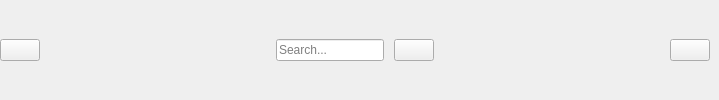
        <widget class="QWidget" name="widget" native="true">
         <property name="minimumSize">
          <size>
           <width>0</width>
           <height>40</height>
          </size>
         </property>
         <layout class="QHBoxLayout" name="horizontalLayout_4">
          <property name="spacing">
           <number>0</number>
          </property>
          <property name="leftMargin">
           <number>0</number>
          </property>
          <property name="topMargin">
           <number>0</number>
          </property>
          <property name="rightMargin">
           <number>9</number>
          </property>
          <property name="bottomMargin">
           <number>0</number>
          </property>
          <item>
           <widget class="QPushButton" name="change_btn">
            <property name="text">
             <string/>
            </property>
            <property name="icon">
             <iconset resource="../../PyQt5-Video-Book-main/#010_sidebar/resource.qrc">
              <normaloff>:/icon/icon/menu-4-32.ico</normaloff>:/icon/icon/menu-4-32.ico</iconset>
            </property>
            <property name="iconSize">
             <size>
              <width>14</width>
              <height>14</height>
             </size>
            </property>
            <property name="checkable">
             <bool>true</bool>
            </property>
           </widget>
          </item>
          <item>
           <spacer name="horizontalSpacer">
            <property name="orientation">
             <enum>Qt::Horizontal</enum>
            </property>
            <property name="sizeHint" stdset="0">
             <size>
              <width>236</width>
              <height>20</height>
             </size>
            </property>
           </spacer>
          </item>
          <item>
           <layout class="QHBoxLayout" name="horizontalLayout">
            <property name="spacing">
             <number>10</number>
            </property>
            <item>
             <widget class="QLineEdit" name="search_input">
              <property name="placeholderText">
               <string>Search...</string>
              </property>
             </widget>
            </item>
            <item>
             <widget class="QPushButton" name="search_btn">
              <property name="text">
               <string/>
              </property>
              <property name="icon">
               <iconset resource="../../PyQt5-Video-Book-main/#010_sidebar/resource.qrc">
                <normaloff>:/icon/icon/search-13-48.ico</normaloff>:/icon/icon/search-13-48.ico</iconset>
              </property>
             </widget>
            </item>
           </layout>
          </item>
          <item>
           <spacer name="horizontalSpacer_2">
            <property name="orientation">
             <enum>Qt::Horizontal</enum>
            </property>
            <property name="sizeHint" stdset="0">
             <size>
              <width>236</width>
              <height>20</height>
             </size>
            </property>
           </spacer>
          </item>
          <item>
           <widget class="QPushButton" name="user_btn">
            <property name="text">
             <string/>
            </property>
            <property name="icon">
             <iconset resource="../../PyQt5-Video-Book-main/#010_sidebar/resource.qrc">
              <normaloff>:/icon/icon/user-48.ico</normaloff>:/icon/icon/user-48.ico</iconset>
            </property>
           </widget>
          </item>
         </layout>
        </widget>
